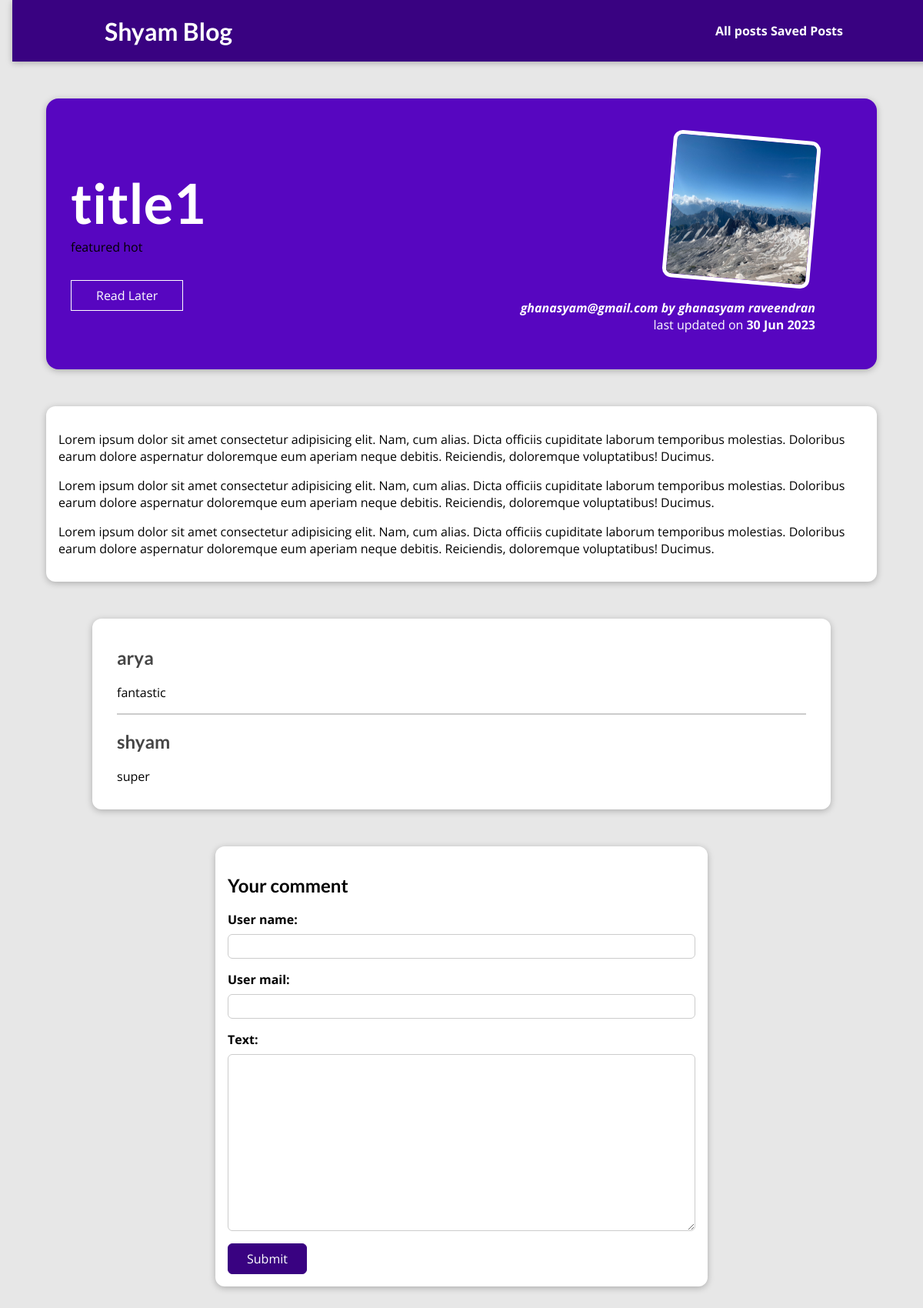
Screenshot of /blog/posts/gjjsdhdlldshlk with the database file from the repository.
### blog/models.py (models this page shows, shortened)
class Post(models.Model):
    title=models.CharField(max_length=50)
    excerpt=models.CharField(max_length=100)
    image=models.ImageField(upload_to="posts",null=True)
    date=models.DateField(auto_now=True)
    slug=models.SlugField(unique=True,db_index=True)
    content=models.TextField(validators=[MinLengthValidator(10)])
    author=models.ForeignKey(Author,
                             null=True,
                             on_delete=models.SET_NULL,
                             related_name="posts")
    tags=models.ManyToManyField(Tag)

class Tag(models.Model):
    caption=models.CharField(max_length=20)

class Author(models.Model):
    first_name=models.CharField(max_length=50)
    last_name=models.CharField(max_length=50)
    email_address=models.EmailField()
    def __str__(self):
        return f"{self.first_name} {self.last_name}"

class Comment(models.Model):
    user_name=models.CharField(max_length=100)
    user_mail=models.EmailField()
    text=models.TextField(max_length=200)
    post=models.ForeignKey(Post,on_delete=models.CASCADE,related_name="comments")

### blog/views.py (the view, shortened to what this page needs)
# urls.py: path("posts/<slug>",views.PostdetailsView.as_view(),name="post-details-page"),
class PostdetailsView(View):
    def get(self,request,slug):
        selected=Post.objects.get(slug=slug)
        selected=get_object_or_404(Post,slug=slug)
        stored_posts=request.session.get("stored_posts")
        if stored_posts is not None:
            is_saved_for_later=selected.id in stored_posts
        else:
            is_saved_for_later=False
        return render(request,"blog/post-detail.html",
                  {"posts":selected,
                    "tags":selected.tags.all(),
                    "comment_form" : CommentForm(),
                    "comments": selected.comments.all().order_by("-id"),
                    "is_saved_for_later":is_saved_for_later
                    })

### blog/forms.py
class CommentForm(forms.ModelForm):
    class Meta:
        model=Comment
        exclude=["post"]
        labesls={
            "user_name":"Your Name",
            "user_email":"Your Email",
            "text":"Your comment"
        }

### blog/templates/blog/post-detail.html (shortened to what this page needs)
{% extends 'base.html' %}
{% load static %}
{% block css_files %}
<link rel="stylesheet" href="{% static 'post-detail.css' %}">
{% endblock css_files %}
{% block content %}
<section id="summary">
    <h2>{{ posts.title }}</h2>
    <div>
        {% for tag in tags %}
         <span>
            {{ tag.caption }}
         </span>
        {% endfor %}
    </div>
<div id="read-later">
    <form action="{% url 'read-later' %}" method="POST">
        <button>
            {% if is_saved_for_later %}
            Remove from saved
            {% else %}
            Read Later
            {% endif %}
           </button>
    </form>
</div>
    <article>
        <img src="{{ posts.image.url }}" alt="post title">
        <address>
            {{posts.author.email_address }}
          by  <a href="mailto:{{posts.author.email_address }}">
            {{ posts.author }}
        </a>
        </address>
            <div>
                last updated on <time>{{ posts.date|date:"d M Y" }}</time>
            </div>
    </article>
</section>
<main>
    <p>
        {{ posts.content | linebreaks }}
    </p>
</main>
<section id="comments">
<ul>
    {% for comment in comments  %}
    <li>
        <h2>{{ comment.user_name }}</h2>
        <p>{{ comment.text }}</p>
    </li>
    {% endfor %}
</ul>
</section>
<section id="comment-form">
<h2>Your comment</h2>
    <form action="{% url 'post-details-page' posts.slug %}" method="POST">
{% for form_field in comment_form  %}
<div class="form-control {% if form_field.errors %}invalid{% endif %}">
    {{ form_field.label_tag }}
    {{ form_field }}
</div>
{% endfor %}
<button>Submit</button>
    </form>
</section>
{% endblock %}

### templates/base.html (shortened to what this page needs)
{% load static %}
<!DOCTYPE html>
<html lang="en">
<head>
<link rel="stylesheet" href="{% static 'app.css' %}">
{% block css_files %}
    {% endblock %}
</head>
<body>
    <header id="main-navigation">
        <h1><a href="{% url 'starting-page' %}">Shyam Blog</a></h1>
        <nav>
            <a href="{% url 'posts-page' %}">All posts</a>
            <a href="{% url 'read-later' %}">Saved Posts</a>
        </nav>
    </header>
    {% block content %}
    {% endblock %}
</body>
</html>

### static/app.css (style rules this page uses)
* { box-sizing: border-box; }
html { font-family: 'Open Sans', 'Lato', sans-serif; }
body { margin: 0; }
h1, h2, h3 { font-family: 'Lato', sans-serif; font-weight: bold; }
#main-navigation { width: 100%; height: 5rem; display: flex; justify-content: space-between; align-items: center; padding: 0 10%; position: absolute; top: 0; left: 0; margin-left: 1rem; }
#main-navigation a { text-decoration: none; color: white; font-weight: bold; }

### static/post-detail.css (style rules this page uses)
body { background-color: #e7e7e7; }
#main-navigation { background-color: #390281; box-shadow: 0 2px 8px rgba(0, 0, 0, 0.25); }
#summary { margin: 8rem auto 3rem auto; padding: 2rem; width: 90%; max-width: 90rem; border-radius: 16px; background-color: #5706c0; position: relative; box-shadow: 0 2px 8px rgba(0, 0, 0, 0.25); height: 22rem; }
#summary h2 { color: white; font-size: 4.5rem; margin-bottom: 0.25rem; }
#summary article { position: absolute; top: 2rem; right: 3rem; padding: 1rem 2rem; border-radius: 12px; text-align: right; color: white; }
#summary article img { width: 12rem; height: 12rem; border-radius: 12px; transform: rotateZ(5deg); border: 5px solid white; margin-bottom: 1rem; }
#summary address { font-weight: bold; }
#summary a { color: white; text-decoration: none; }
#summary time { font-weight: bold; }
#read-later { margin: 2rem 0; }
#read-later button { background-color: transparent; border: 1px solid white; padding: 0.5rem 2rem; font: inherit; color: white; cursor: pointer; }
main { width: 90%; max-width: 90rem; margin: 3rem auto; background-color: white; padding: 1rem; border-radius: 12px; box-shadow: 0 2px 8px rgba(0, 0, 0, 0.25); }
#comment-form { margin: 3rem auto; width: 90%; max-width: 40rem; border-radius: 12px; background-color: white; box-shadow: 0 2px 8px rgba(0, 0, 0, 0.25); padding: 1rem; }
#comment-form button { font: inherit; background-color: #390281; color: white; border: 1px solid #390281; padding: 0.5rem 1.5rem; border-radius: 6px; cursor: pointer; }
.form-control { margin-bottom: 1rem; }
.form-control label { font-weight: bold; margin-bottom: 0.5rem; display: block; }
.form-control input, .form-control textarea { display: block; width: 100%; font: inherit; padding: 0.25rem; border-radius: 6px; border: 1px solid #ccc; }
#comments { margin: 3rem auto; width: 90%; max-width: 60rem; border-radius: 12px; background-color: white; box-shadow: 0 2px 8px rgba(0, 0, 0, 0.25); padding: 1rem 2rem; }
#comments ul { list-style: none; margin: 0; padding: 0; }
#comments li { margin-bottom: 1rem; border-bottom: 2px solid #ccc; }
#comments li:last-of-type { border-bottom: none; }
#comments h2 { color: #464646; }

### rows the page displays
Post: title "title1", image (picture), author.email_address "ghanasyam@gmail.com", author "ghanasyam raveendran", date "30 Jun 2023", content "Lorem ipsum dolor sit amet consectetur adipisicing elit. Nam, cum alias. Dicta officiis cupiditate laborum temporibus molestias. Doloribus earum dolore aspernatur doloremque eum aperiam neque debitis. Reiciendis, doloremque voluptatibus! Ducimus. Lorem ipsum dolor sit amet consectetur adipisicing elit. Nam, cum alias. Dicta officiis cupiditate laborum temporibus molestias. Doloribus earum dolore aspernatur doloremque eum aperiam neque debitis. Reiciendis, doloremque voluptatibus! Ducimus. Lorem ipsum dolor sit amet consectetur adipisicing elit. Nam, cum alias. Dicta officiis cupiditate laborum temporibus molestias. Doloribus earum dolore aspernatur doloremque eum aperiam neque debitis.…"
Tag: caption "featured"
Tag: caption "hot"
Comment: user_name "arya", text "fantastic"
Comment: user_name "shyam", text "super"
